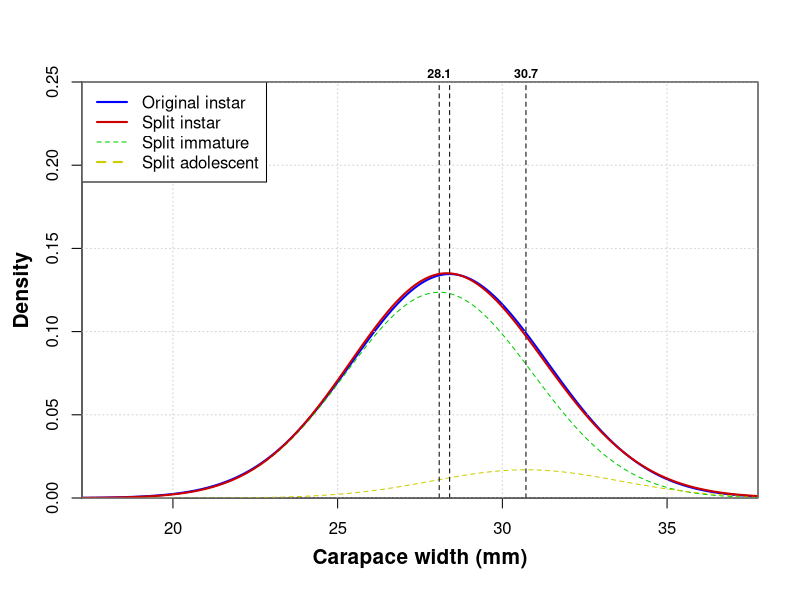

Recreate this plot in R.
mu <- 28.4   # Mean size of instar to be split.
sigma <- sqrt(8.786695)  # Standard deviation of instar to be split.

x <- seq(0, 100, len = 1000)

p <- 0.87943074 #0.9724  # Proportion that remains immature.
t <- 0.289323455 #0.1687  # Instar separation parameter 0 =< t < 1.

#mu <- mu.a + t * sqrt((1-p)/p) * sigma
mu.a <- mu - t * sqrt((1-p)/p) * sigma   # Mean size of first instar component (immature).
mu.b <- (mu - p * mu.a)/(1-p)            # Mean size of second instar component (adolescent)..

# Calculate instar variances, assuming that they are equal:
V <- sigma^2 - p * (1-p) * (mu.b-mu.a)^2
sigma.a <- sigma.b <- sqrt(V)

plot(x, dnorm(x, mu, sigma), type = "l", yaxs = "i", 
     xlim = c(18, 37), ylim = c(0, 0.25), lwd = 2, col = "blue",
     xlab = "", ylab = "")
grid()
#vline(mu, lty = "dashed", lwd = 2, col = "blue")

lines(x, p * dnorm(x, mu.a, sigma.a), lty = "dashed", col = "green3", lwd = 1) 
lines(x, (1-p) * dnorm(x, mu.b, sigma.b), lty = "dashed", col = "yellow3", lwd = 1) 
abline(v=c(mu.a, mu, mu.b), lty = "dashed", lwd = 1)

lines(x, p * dnorm(x, mu.a, sigma.a) + (1-p) * dnorm(x, mu.b, sigma.b), lty = "solid", col = "red3", lwd = 2)

p * sigma.a^2 + (1-p) * sigma.b^2 + p * (1-p) * (mu.b-mu.a)^2

mtext(round(mu.a, 1), 3, at = mu.a, font = 2, cex = 0.75)
mtext(round(mu.b, 1), 3, at = mu.b, font = 2, cex = 0.75)
mtext("Carapace width (mm)", 1, 2.5, font = 2, cex = 1.25)
mtext("Density", 2, 2.5, font = 2, cex = 1.25)

legend("topleft", 
       legend = c("Original instar", "Split instar", "Split immature", "Split adolescent"), 
       lwd = c(2,2,1),
       lty = c("solid", "solid", "dashed", "dashed"),
       col = c("blue", "red3", "green3", "yellow3"))

box(col = "grey50")

#plot(x, (1-p) * dnorm(x, mu.b, sigma.b) / (p * dnorm(x, mu.a, sigma.a) + (1-p) * dnorm(x, mu.b, sigma.b)), type = "l")